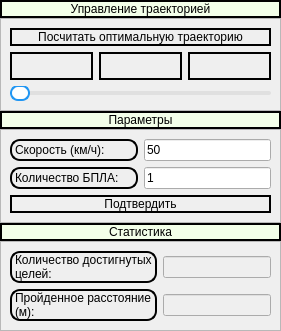
        <widget class="QWidget" name="page_1">
         <layout class="QVBoxLayout" name="verticalLayout" stretch="1,6,1,3,1,1">
          <property name="spacing">
           <number>0</number>
          </property>
          <property name="leftMargin">
           <number>0</number>
          </property>
          <property name="topMargin">
           <number>0</number>
          </property>
          <property name="rightMargin">
           <number>0</number>
          </property>
          <property name="bottomMargin">
           <number>0</number>
          </property>
          <item>
           <widget class="QLabel" name="trajectoryLabel">
            <property name="styleSheet">
             <string notr="true">font: 75 12pt &quot;Microsoft Tai Le&quot;;
border: 2px solid black #cccccc;
background-color: rgb(243, 255, 233);</string>
            </property>
            <property name="text">
             <string>Управление траекторией</string>
            </property>
            <property name="alignment">
             <set>Qt::AlignCenter</set>
            </property>
           </widget>
          </item>
          <item>
           <widget class="QFrame" name="frame">
            <property name="frameShape">
             <enum>QFrame::StyledPanel</enum>
            </property>
            <property name="frameShadow">
             <enum>QFrame::Raised</enum>
            </property>
            <layout class="QGridLayout" name="gridLayout_5" rowstretch="1,2,1">
             <item row="1" column="0">
              <widget class="QPushButton" name="resetButton">
               <property name="sizePolicy">
                <sizepolicy hsizetype="Minimum" vsizetype="Fixed">
                 <horstretch>0</horstretch>
                 <verstretch>0</verstretch>
                </sizepolicy>
               </property>
               <property name="minimumSize">
                <size>
                 <width>0</width>
                 <height>0</height>
                </size>
               </property>
               <property name="maximumSize">
                <size>
                 <width>1000</width>
                 <height>1000</height>
                </size>
               </property>
               <property name="styleSheet">
                <string notr="true">QPushButton {
    border-radius: 15px;
    font-size: 20px;
    border: 2px solid
}

QPushButton:pressed {
    border: 2px solid;
    padding-top: 2px;  
    padding-left: 2px;
}</string>
               </property>
               <property name="text">
                <string/>
               </property>
               <property name="icon">
                <iconset>
                 <normaloff>../pict_trajectory/next_rev.png</normaloff>../pict_trajectory/next_rev.png</iconset>
               </property>
               <property name="iconSize">
                <size>
                 <width>35</width>
                 <height>35</height>
                </size>
               </property>
              </widget>
             </item>
             <item row="1" column="1">
              <widget class="QPushButton" name="startButton">
               <property name="sizePolicy">
                <sizepolicy hsizetype="Minimum" vsizetype="Fixed">
                 <horstretch>0</horstretch>
                 <verstretch>0</verstretch>
                </sizepolicy>
               </property>
               <property name="minimumSize">
                <size>
                 <width>0</width>
                 <height>0</height>
                </size>
               </property>
               <property name="maximumSize">
                <size>
                 <width>1000</width>
                 <height>1000</height>
                </size>
               </property>
               <property name="styleSheet">
                <string notr="true">QPushButton {
    border-radius: 15px;
    font-size: 20px;
    border: 2px solid
}

QPushButton:pressed {
    border: 2px solid;
    padding-top: 2px;  
    padding-left: 2px;
}</string>
               </property>
               <property name="text">
                <string/>
               </property>
               <property name="icon">
                <iconset>
                 <normaloff>../pict_trajectory/play.png</normaloff>../pict_trajectory/play.png</iconset>
               </property>
               <property name="iconSize">
                <size>
                 <width>35</width>
                 <height>35</height>
                </size>
               </property>
              </widget>
             </item>
             <item row="1" column="2">
              <widget class="QPushButton" name="finishButton">
               <property name="minimumSize">
                <size>
                 <width>0</width>
                 <height>0</height>
                </size>
               </property>
               <property name="maximumSize">
                <size>
                 <width>1000</width>
                 <height>1000</height>
                </size>
               </property>
               <property name="styleSheet">
                <string notr="true">QPushButton {
    border-radius: 15px;
    font-size: 20px;
    border: 2px solid
}

QPushButton:pressed {
    border: 2px solid;
    padding-top: 2px;  
    padding-left: 2px;
}</string>
               </property>
               <property name="text">
                <string/>
               </property>
               <property name="icon">
                <iconset>
                 <normaloff>../pict_trajectory/next.png</normaloff>../pict_trajectory/next.png</iconset>
               </property>
               <property name="iconSize">
                <size>
                 <width>35</width>
                 <height>35</height>
                </size>
               </property>
              </widget>
             </item>
             <item row="2" column="0" colspan="3">
              <widget class="QSlider" name="slider">
               <property name="sizePolicy">
                <sizepolicy hsizetype="Expanding" vsizetype="Expanding">
                 <horstretch>0</horstretch>
                 <verstretch>0</verstretch>
                </sizepolicy>
               </property>
               <property name="styleSheet">
                <string notr="true">QSlider::groove:horizontal {
    height: 4px;
    background: #e0e0e0;
    border-radius: 2px;
}

QSlider::handle:horizontal {
    background: #ffffff;
    border: 2px solid #2196F3;
    width: 16px;
    height: 16px;
    margin: -6px 0;
    border-radius: 8px;
}</string>
               </property>
               <property name="orientation">
                <enum>Qt::Horizontal</enum>
               </property>
              </widget>
             </item>
             <item row="0" column="0" colspan="3">
              <widget class="QPushButton" name="calculate">
               <property name="sizePolicy">
                <sizepolicy hsizetype="Minimum" vsizetype="Expanding">
                 <horstretch>0</horstretch>
                 <verstretch>0</verstretch>
                </sizepolicy>
               </property>
               <property name="styleSheet">
                <string notr="true">QPushButton {
    border: 2px solid black #cccccc;
	border-radius: 10px;
}

QPushButton:pressed {
    margin-left: 1px;
    margin-top: 1px;
    margin-right: -1px;
    margin-bottom: -1px;
}</string>
               </property>
               <property name="text">
                <string>Посчитать оптимальную траекторию</string>
               </property>
              </widget>
             </item>
            </layout>
           </widget>
          </item>
          <item>
           <widget class="QLabel" name="paramLabel">
            <property name="styleSheet">
             <string notr="true">font: 75 12pt &quot;Microsoft Tai Le&quot;;
border: 2px solid black #cccccc;
background-color: rgb(243, 255, 233);</string>
            </property>
            <property name="text">
             <string>Параметры</string>
            </property>
            <property name="alignment">
             <set>Qt::AlignCenter</set>
            </property>
            <property name="wordWrap">
             <bool>false</bool>
            </property>
           </widget>
          </item>
          <item>
           <widget class="QFrame" name="frame_4">
            <property name="frameShape">
             <enum>QFrame::StyledPanel</enum>
            </property>
            <property name="frameShadow">
             <enum>QFrame::Raised</enum>
            </property>
            <layout class="QGridLayout" name="gridLayout_2">
             <item row="0" column="0">
              <widget class="QLabel" name="speedLabel">
               <property name="sizePolicy">
                <sizepolicy hsizetype="Expanding" vsizetype="Expanding">
                 <horstretch>0</horstretch>
                 <verstretch>0</verstretch>
                </sizepolicy>
               </property>
               <property name="styleSheet">
                <string notr="true">font: 75 9pt &quot;Microsoft Tai Le&quot;;
border: 2px solid black #cccccc;
border-radius: 10px;</string>
               </property>
               <property name="text">
                <string>Скорость (км/ч):</string>
               </property>
              </widget>
             </item>
             <item row="1" column="1">
              <widget class="QLineEdit" name="droneAmountLineEdit">
               <property name="text">
                <string>1</string>
               </property>
              </widget>
             </item>
             <item row="1" column="0">
              <widget class="QLabel" name="droneAmountLabel">
               <property name="sizePolicy">
                <sizepolicy hsizetype="Expanding" vsizetype="Expanding">
                 <horstretch>0</horstretch>
                 <verstretch>0</verstretch>
                </sizepolicy>
               </property>
               <property name="styleSheet">
                <string notr="true">font: 75 9pt &quot;Microsoft Tai Le&quot;;
border: 2px solid black #cccccc;
border-radius: 10px;</string>
               </property>
               <property name="text">
                <string>Количество БПЛА:</string>
               </property>
              </widget>
             </item>
             <item row="0" column="1">
              <widget class="QLineEdit" name="speedLineEdit">
               <property name="text">
                <string>50</string>
               </property>
              </widget>
             </item>
             <item row="2" column="0" colspan="2">
              <widget class="QPushButton" name="acceptParams">
               <property name="styleSheet">
                <string notr="true">QPushButton {
    border: 2px solid black #cccccc;
	border-radius: 10px;
}

QPushButton:pressed {
    margin-left: 1px;
    margin-top: 1px;
    margin-right: -1px;
    margin-bottom: -1px;
}</string>
               </property>
               <property name="text">
                <string>Подтвердить</string>
               </property>
              </widget>
             </item>
            </layout>
           </widget>
          </item>
          <item>
           <widget class="QLabel" name="statLabel">
            <property name="sizePolicy">
             <sizepolicy hsizetype="Expanding" vsizetype="Expanding">
              <horstretch>0</horstretch>
              <verstretch>0</verstretch>
             </sizepolicy>
            </property>
            <property name="styleSheet">
             <string notr="true">font: 75 12pt &quot;Microsoft Tai Le&quot;;
border: 2px solid black #cccccc;
background-color: rgb(243, 255, 233);</string>
            </property>
            <property name="text">
             <string>Статистика</string>
            </property>
            <property name="alignment">
             <set>Qt::AlignCenter</set>
            </property>
           </widget>
          </item>
          <item>
           <widget class="QFrame" name="frame_3">
            <property name="frameShape">
             <enum>QFrame::StyledPanel</enum>
            </property>
            <property name="frameShadow">
             <enum>QFrame::Raised</enum>
            </property>
            <layout class="QGridLayout" name="gridLayout_3">
             <item row="1" column="0">
              <widget class="QLabel" name="curDistanceLabel">
               <property name="sizePolicy">
                <sizepolicy hsizetype="Expanding" vsizetype="Expanding">
                 <horstretch>0</horstretch>
                 <verstretch>0</verstretch>
                </sizepolicy>
               </property>
               <property name="styleSheet">
                <string notr="true">font: 75 9pt &quot;Microsoft Tai Le&quot;;
border: 2px solid black #cccccc;
border-radius: 10px;</string>
               </property>
               <property name="midLineWidth">
                <number>-1</number>
               </property>
               <property name="text">
                <string>Пройденное расстояние (м):</string>
               </property>
               <property name="wordWrap">
                <bool>true</bool>
               </property>
              </widget>
             </item>
             <item row="1" column="1">
              <widget class="QLineEdit" name="curDistanceLineEdit">
               <property name="enabled">
                <bool>false</bool>
               </property>
              </widget>
             </item>
             <item row="0" column="0">
              <widget class="QLabel" name="curPointsAmount">
               <property name="sizePolicy">
                <sizepolicy hsizetype="Expanding" vsizetype="Expanding">
                 <horstretch>0</horstretch>
                 <verstretch>0</verstretch>
                </sizepolicy>
               </property>
               <property name="styleSheet">
                <string notr="true">font: 75 9pt &quot;Microsoft Tai Le&quot;;
border: 2px solid black #cccccc;
border-radius: 10px;
</string>
               </property>
               <property name="text">
                <string>Количество достигнутых целей:</string>
               </property>
               <property name="textFormat">
                <enum>Qt::RichText</enum>
               </property>
               <property name="wordWrap">
                <bool>true</bool>
               </property>
              </widget>
             </item>
             <item row="0" column="1">
              <widget class="QLineEdit" name="curPointsLineEdit">
               <property name="enabled">
                <bool>false</bool>
               </property>
              </widget>
             </item>
            </layout>
           </widget>
          </item>
         </layout>
        </widget>
